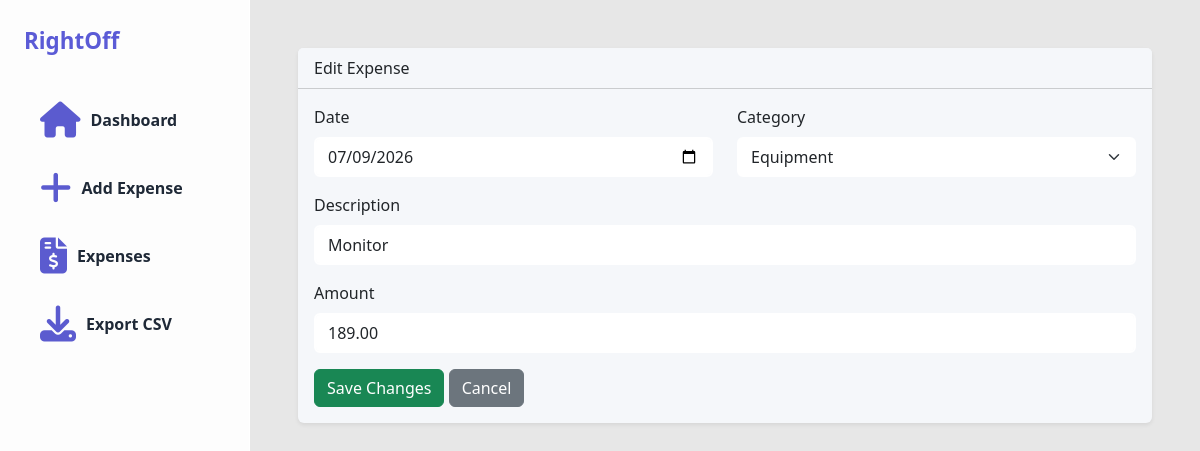
The page /edit/11/ on the database its author committed.
### expenses/models.py (models this page shows, shortened)
class Expense(models.Model):
    CATEGORY_CHOICES = [
        ('Software', 'Software'),
        ('Equipment', 'Equipment'),
        ('Internet', 'Internet'),
        ('Office Supplies', 'Office Supplies'),
        ('Mileage', 'Mileage'),
        ('Advertising', 'Advertising'),
        ('Education', 'Education'),
        ('Travel', 'Travel'),
        ('Other', 'Other'),
    ]
    date = models.DateField()
    category = models.CharField(
        max_length=100,
        choices=CATEGORY_CHOICES
    )
    description = models.CharField(max_length=255)
    amount = models.DecimalField(
        max_digits=10,
        decimal_places=2
    )

### expenses/views.py (the view)
def edit_expense(request, expense_id):
    expense = get_object_or_404(
        Expense,
        id=expense_id
    )
    if request.method == 'POST':
        form = ExpenseForm(
            request.POST,
            instance=expense
        )
        if form.is_valid():
            form.save()
            messages.success(
                request,
                "Expense updated successfully!"
            )
            return redirect('/list/')
    else:
        form = ExpenseForm(
            instance=expense
        )
    return render(
        request,
        'expenses/edit_expense.html',
        {
            'form': form,
            'expense': expense
        }
    )

### expenses/forms.py
class ExpenseForm(forms.ModelForm):
    class Meta:
        model = Expense
        fields = [
            'date',
            'category',
            'description',
            'amount'
        ]
        widgets = {
            'date': forms.DateInput(
                attrs={
                    'type': 'date',
                    'class': 'form-control'
                }
            ),
            'category': forms.Select(
                attrs={
                    'class': 'form-select'
                }
            ),
            'description': forms.TextInput(
                attrs={
                    'class': 'form-control'
                }
            ),
            'amount': forms.NumberInput(
                attrs={
                    'class': 'form-control',
                    'step': '0.01'
                }
            ),
        }

### expenses/templates/expenses/edit_expense.html (shortened to what this page needs)
{% extends 'base.html' %}
{% block content %}
<div class="card shadow-sm">
    <div class="card-header">
        Edit Expense
    </div>
    <div class="card-body">
        <form method="POST">
            <div class="row">
                <div class="col-md-6 mb-3">
                    <label class="form-label">
                        Date
                    </label>
                    {{ form.date }}
                </div>
                <div class="col-md-6 mb-3">
                    <label class="form-label">
                        Category
                    </label>
                    {{ form.category }}
                </div>
            </div>
            <div class="mb-3">
                <label class="form-label">
                    Description
                </label>
                {{ form.description }}
            </div>
            <div class="mb-3">
                <label class="form-label">
                    Amount
                </label>
                {{ form.amount }}
            </div>
            <button
                type="submit"
                class="btn btn-success"
            >
                Save Changes
            </button>
            <a
                href="/list/"
                class="btn btn-secondary"
            >
                Cancel
            </a>
        </form>
    </div>
</div>
{% endblock %}

### static/css/style.css (style rules this page uses)
body { background-color: #E7E7E7; }
.card { border: none; background: #F5F7FA; }
.card-header { background-color: #F5F7FA; }
.form-control, .form-select { border: 2px solid #ffffff; }

### rows shown on the page
Expense: date "07/09/2026", category "Equipment", description "Monitor", amount "189.00"
